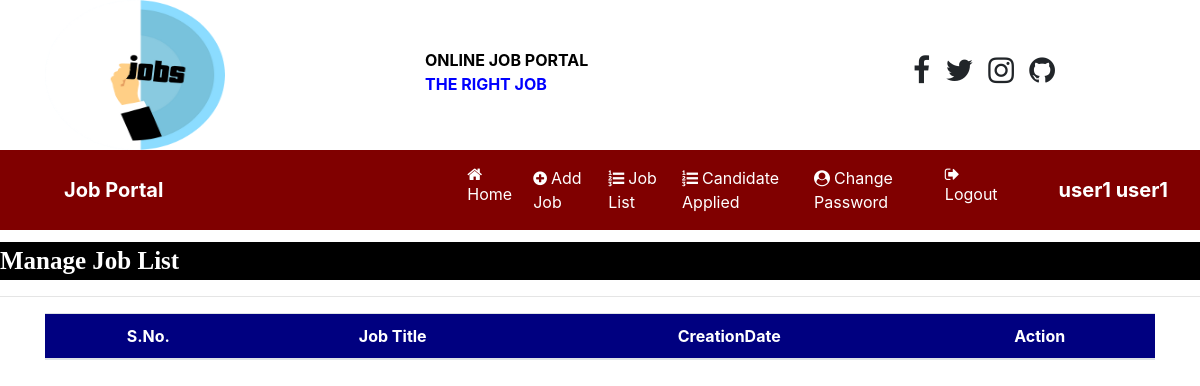
The page /job_list (signed in) on the database as committed earlier.
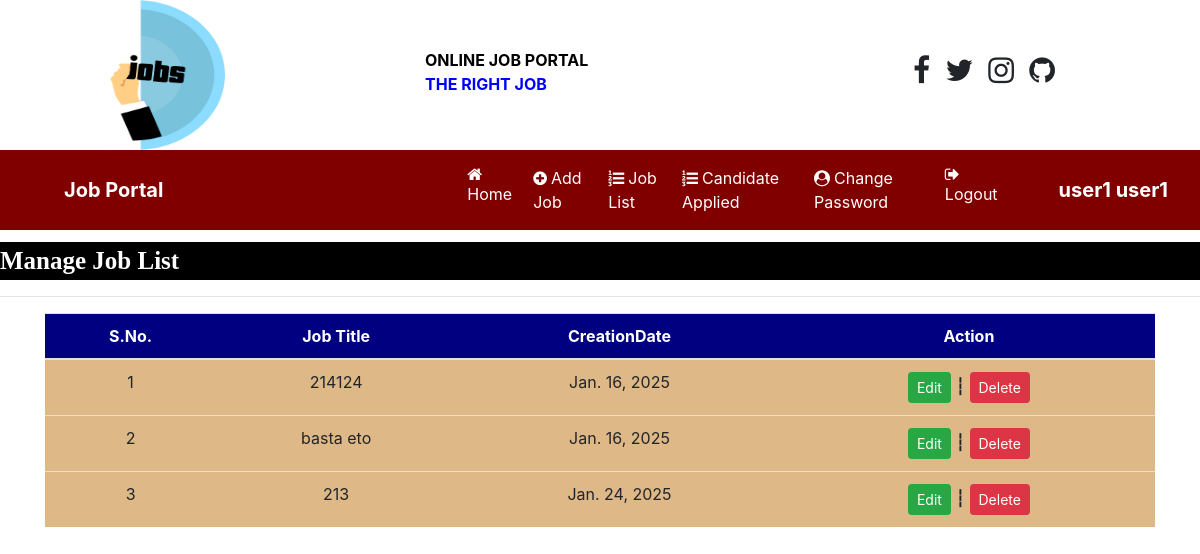
The same page on the database as committed later.
### app/models.py (models this page shows, shortened)
class Job(models.Model):
    recruiter = models.ForeignKey(Recruiter, on_delete=models.CASCADE)
    start_date = models.DateField()
    end_date = models.DateField()
    title = models.CharField(max_length=100)
    salary = models.CharField(max_length=20)
    image = models.FileField(null=True)
    description = models.CharField(max_length=300)
    experience = models.CharField(max_length=100)
    location = models.CharField(max_length=100)
    skills = models.CharField(max_length=100)
    creationdate = models.DateField()

### app/views.py (the view)
# urls.py: path('job_list', job_list, name="job_list"),
def job_list(request):
    if not request.user.is_authenticated:
        return redirect('recruiter_login')
    user = request.user
    recruiter = Recruiter.objects.get(user=user)
    job = Job.objects.filter(recruiter=recruiter)
    d = {'job': job}
    return render(request, 'app/job_list.html', d)

### app/templates/app/job_list.html (shortened to what this page needs)
{% load static %}
{% block body %}
{% include 'app/recruiter_navigation.html' %}
<marquee style="font-family:'Monotype-Corsiva' ; font-size:25px ; color:white ; background-color: black ; font-weight:bold ; margin-top:1%">
    Manage Job List
</marquee>
<hr>
<div class="container">
<table class="table table-hover" id="example">
    <thead>
    <tr style="background-color:#000080 ; color:white">
        <th>S.No.</th>
        <th>Job Title</th>
        <th>CreationDate</th>
        <th>Action</th>
    </tr>
    </thead>
    <tbody>
    {% for i in job %}
    <tr style="background-color:DEB887">
        <td>{{forloop.counter}}</td>
        <td>{{i.title}}</td>
        <td>{{i.creationdate}}</td>
        <td><a href="{% url 'edit_jobdetail' i.id %}" class="btn btn-success btn-sm">Edit</a>
                <span style="font-weight: bold;">┆</span>
            <a href="{% url 'change_status' i.id %}" class="btn btn-danger btn-sm">Delete</a>
        </td>
    </tr>
    {% endfor %}
    </tbody>
</table>
</div>
{% endblock %}

Rows that differ between the two databases and show on the page:
added Job: title "214124", creationdate "Jan. 16, 2025"
added Job: title "basta eto", creationdate "Jan. 16, 2025"
added Job: title "213", creationdate "Jan. 24, 2025"
